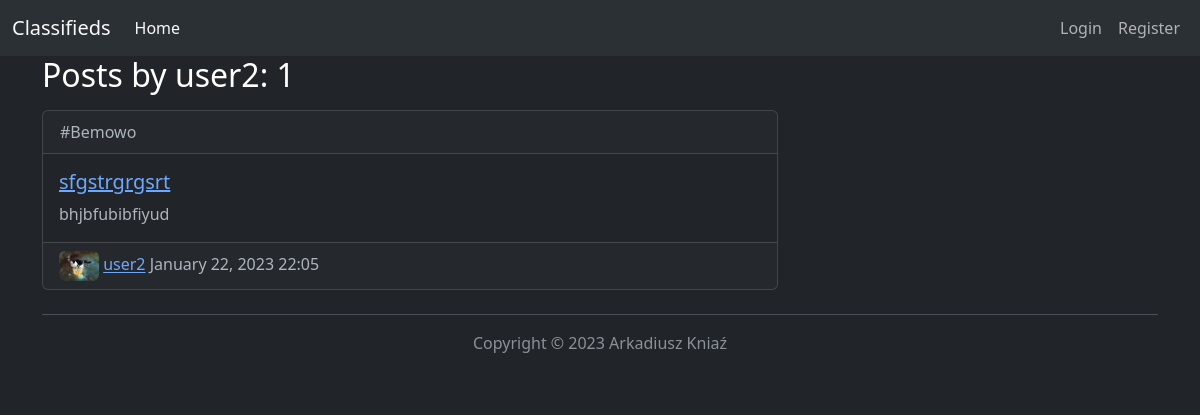
The page /user/user2 on the database its author committed.
### blog/models.py (models this page shows, shortened)
class Place(models.Model):
    place = models.CharField(max_length=100)

class Post(models.Model):
    title = models.CharField(max_length=127)
    content = models.TextField()
    author = models.ForeignKey(User, on_delete=models.CASCADE)
    pub_date = models.DateTimeField('date published', default=timezone.now)
    places = models.ManyToManyField(Place)

### users/models.py (models this page shows, shortened)
class Profile(models.Model):
    user = models.OneToOneField(User, on_delete=models.CASCADE, primary_key=True)
    image = models.ImageField(default='default.jpg', upload_to='profile_pics')

### blog/views.py (the view)
# urls.py: path('user/<str:username>', UserPostListView.as_view(), name='user-posts'),
class UserPostListView(ListView):
    model = Post
    template_name = 'blog/user_post.html'
    context_object_name = 'list_of_posts'
    paginate_by = 2
    def get_queryset(self):
        user = get_object_or_404(User, username=self.kwargs.get('username'))
        return Post.objects.filter(author=user).order_by('-pub_date')

### blog/templates/blog/user_post.html (shortened to what this page needs)
{% extends "blog/base.html" %}
{% block content %}
    <h2>Posts by {{ view.kwargs.username }}: {{ page_obj.paginator.count }}</h2>
    {% for post in list_of_posts %}
        <div class="card my-3">
        <div class="card-header">
            <table>
                <tr>
                {% for place in post.places.all %}
                    <td>#{{ place.place }} </td>
                {% endfor %}
                </tr>
            </table>
        </div>
        <div class="card-body">
            <h5 class="card-title"><a href="/posts/{{ post.id }}">{{ post.title }}</a></h5>
            <p class="card-text">{{ post.content }}</p>
        </div>
        <div class="card-footer">
            <tr>
                <td><img class="rounded" src="{{ post.author.profile.image.url }}"></td>
                <td><a href="{% url 'user-posts' post.author.username  %}" >{{ post.author }}</a></td>
                <td>{{ post.pub_date|date:"F d, Y H:i"  }}</td>
            </tr>
        </div>
    </div>
    {% endfor %}
{% endblock %}

### rows shown on the page
Post: title "sfgstrgrgsrt", content "bhjbfubibfiyud", author.profile.image (picture), author "user2", pub_date "January 22, 2023 22:05"
Place: place "Bemowo"

### other values the page prints
{{ view.kwargs.username }} "user2"
{{ page_obj.paginator.count }} "1"
